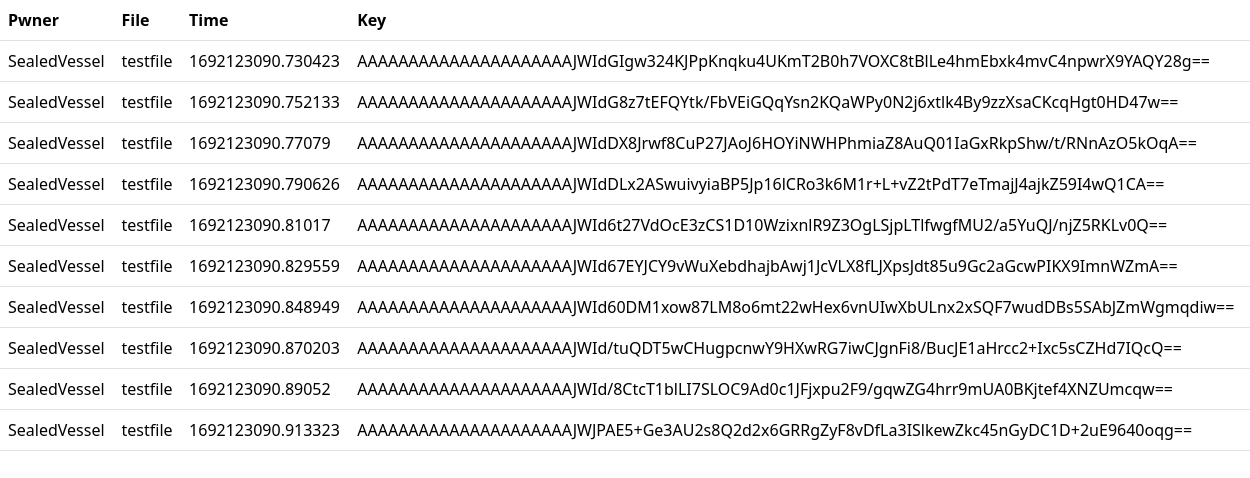
The page / on the database its author committed.
### hacknet/models.py (models this page shows)
class Credits(Model):
    pwner = ForeignKeyField(AuthorizedToken)
    pwn = ForeignKeyField(Victim)
    class Meta:
        database = db

class AuthorizedToken(Model):
    name = CharField()
    token = CharField()
    class Meta:
        database = db

class Victim(Model):
    date = DateTimeField()
    file_ = CharField()
    signing_key = CharField()
    class Meta:
        database = db

### hacknet/app.py (the view)
@app.route("/")
def index():
    if session.get("authorized", None):
        return render_template_string(
            """\
            <body>YOURE NOT SUPPOSED TO BE HERE!!!</body>\
            """
        )
    return render_template("hackernet.html", credits=Credits.select())

### hacknet/templates/hackernet.html
{% extends "inheritme.html" %}
{% block content %}
<table class="table">
    <tr>
        <th scope="col">Pwner</th>
        <th scope="col">File</th>
        <th scope="col">Time</th>
        <th scope="col">Key</th>
    </tr>
    {% for entry in credits %}
    <tr>
        <td>{{entry.pwner.name}}
        <td>{{entry.pwn.file_}}</td>
        <td>{{entry.pwn.date.timestamp()}}</td>
        <td>{{entry.pwn.signing_key}}</td>
    </tr>
    {%endfor%}
</table>
{% endblock %}

### hacknet/templates/inheritme.html (shortened to what this page needs)
<!doctype html>
<html lang="en">
  <head>
    <link href="https://cdn.jsdelivr.net/npm/bootstrap@5.3.1/dist/css/bootstrap.min.css" rel="stylesheet">
  </head>
  <body>
    {% block content %}
    {% endblock %}
  </body>
</html>

### rows shown on the page
Credits: pwner.name "SealedVessel", pwn.file_ "testfile", pwn.date.timestamp "1692123090.730423", pwn.signing_key "AAAAAAAAAAAAAAAAAAAAAJWIdGIgw324KJPpKnqku4UKmT2B0h7VOXC8tBlLe4hmEbxk4mvC4npwrX9YAQY28g=="
Credits: pwner.name "SealedVessel", pwn.file_ "testfile", pwn.date.timestamp "1692123090.752133", pwn.signing_key "AAAAAAAAAAAAAAAAAAAAAJWIdG8z7tEFQYtk/FbVEiGQqYsn2KQaWPy0N2j6xtlk4By9zzXsaCKcqHgt0HD47w=="
Credits: pwner.name "SealedVessel", pwn.file_ "testfile", pwn.date.timestamp "1692123090.77079", pwn.signing_key "AAAAAAAAAAAAAAAAAAAAAJWIdDX8Jrwf8CuP27JAoJ6HOYiNWHPhmiaZ8AuQ01IaGxRkpShw/t/RNnAzO5kOqA=="
Credits: pwner.name "SealedVessel", pwn.file_ "testfile", pwn.date.timestamp "1692123090.790626", pwn.signing_key "AAAAAAAAAAAAAAAAAAAAAJWIdDLx2ASwuivyiaBP5Jp16lCRo3k6M1r+L+vZ2tPdT7eTmajJ4ajkZ59I4wQ1CA=="
Credits: pwner.name "SealedVessel", pwn.file_ "testfile", pwn.date.timestamp "1692123090.81017", pwn.signing_key "AAAAAAAAAAAAAAAAAAAAAJWId6t27VdOcE3zCS1D10WzixnlR9Z3OgLSjpLTlfwgfMU2/a5YuQJ/njZ5RKLv0Q=="
Credits: pwner.name "SealedVessel", pwn.file_ "testfile", pwn.date.timestamp "1692123090.829559", pwn.signing_key "AAAAAAAAAAAAAAAAAAAAAJWId67EYJCY9vWuXebdhajbAwj1JcVLX8fLJXpsJdt85u9Gc2aGcwPIKX9ImnWZmA=="
Credits: pwner.name "SealedVessel", pwn.file_ "testfile", pwn.date.timestamp "1692123090.848949", pwn.signing_key "AAAAAAAAAAAAAAAAAAAAAJWId60DM1xow87LM8o6mt22wHex6vnUIwXbULnx2xSQF7wudDBs5SAbJZmWgmqdiw=="
Credits: pwner.name "SealedVessel", pwn.file_ "testfile", pwn.date.timestamp "1692123090.870203", pwn.signing_key "AAAAAAAAAAAAAAAAAAAAAJWId/tuQDT5wCHugpcnwY9HXwRG7iwCJgnFi8/BucJE1aHrcc2+Ixc5sCZHd7IQcQ=="
Credits: pwner.name "SealedVessel", pwn.file_ "testfile", pwn.date.timestamp "1692123090.89052", pwn.signing_key "AAAAAAAAAAAAAAAAAAAAAJWId/8CtcT1blLI7SLOC9Ad0c1JFjxpu2F9/gqwZG4hrr9mUA0BKjtef4XNZUmcqw=="
Credits: pwner.name "SealedVessel", pwn.file_ "testfile", pwn.date.timestamp "1692123090.913323", pwn.signing_key "AAAAAAAAAAAAAAAAAAAAAJWJPAE5+Ge3AU2s8Q2d2x6GRRgZyF8vDfLa3ISlkewZkc45nGyDC1D+2uE9640oqg=="
